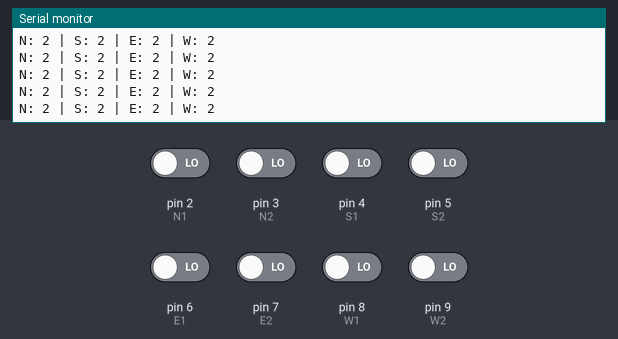
A sketch run on a simulated Arduino Uno, built with avr-gcc and run on an emulated ATmega328P. On the bench: the last lines printed to the serial monitor. The inputs (shaded band) are chosen by the test bench; at power-on: pin 2 (N1), pin 3 (N2), pin 4 (S1), pin 5 (S2), pin 6 (E1), pin 7 (E2), pin 8 (W1), pin 9 (W2) LOW.

Above: at 1.4 s.
1.5 s: pin 2 (N1) driven HIGH
At 1.71 s:
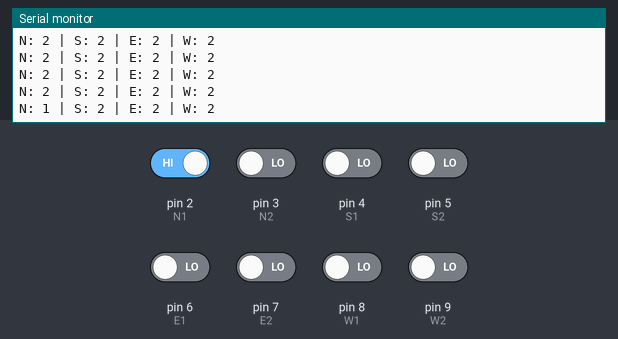
3.0 s: pin 3 (N2) driven HIGH
At 3.21 s:
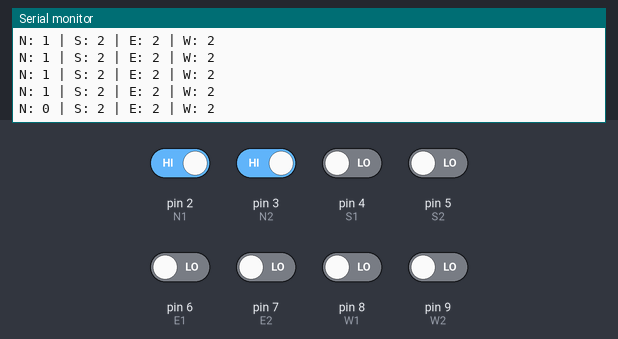
4.5 s: pin 4 (S1) driven HIGH
At 4.71 s:
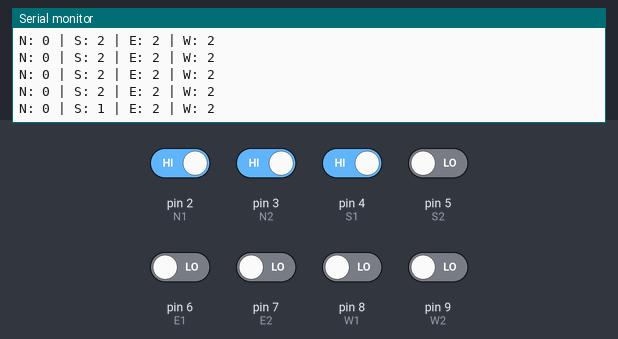
6.0 s: pin 5 (S2) driven HIGH
At 6.22 s:
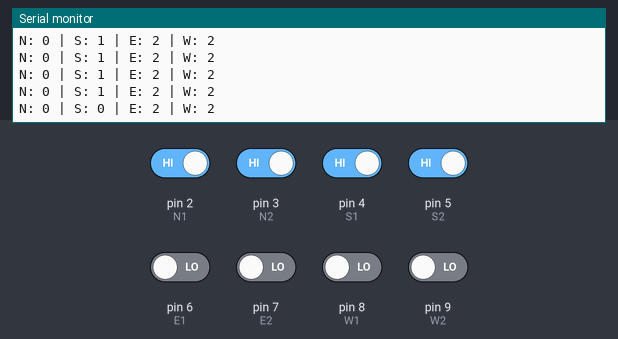
7.5 s: pin 6 (E1) driven HIGH
At 7.72 s:
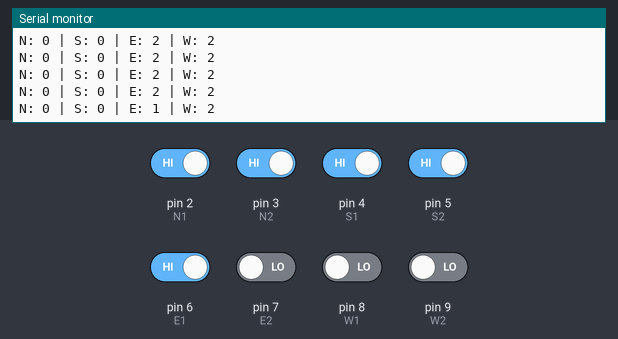
9.0 s: pin 7 (E2) driven HIGH
At 9.22 s:
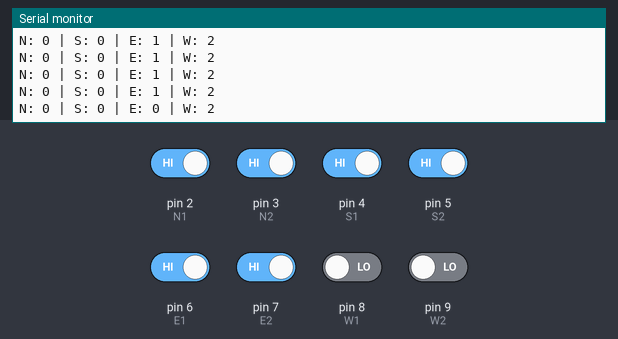
Timing chart, 0 to 11.5 s (numbered marks = the images above; inputs shaded):
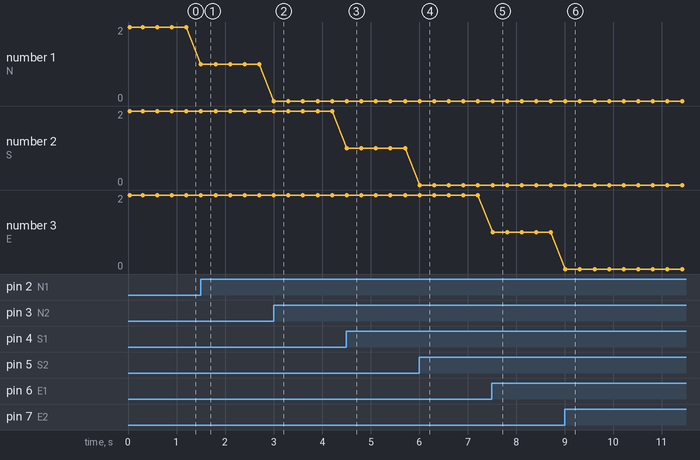

Measured:
- after the input at 1.5 s, the serial monitor: prints a new line at once (image 1)
- after the input at 3.0 s, the serial monitor: prints a new line at once (image 2)
- after the input at 4.5 s, the serial monitor: prints a new line at once (image 3)
- after the input at 6.0 s, the serial monitor: prints a new line at once (image 4)
- after the input at 7.5 s, the serial monitor: prints a new line at once (image 5)
- after the input at 9.0 s, the serial monitor: prints a new line at once (image 6)
- plotted number 1: 2 → 1 after the input at 1.5 s, 1 → 0 after the input at 3.0 s

The sketch:

sensor_controller.ino
```cpp
#include <Wire.h>

#define SLAVE_ADDRESS 8

// IR SENSOR PINS
const int N1 = 2;
const int N2 = 3;

const int S1 = 4;
const int S2 = 5;

const int E1 = 6;
const int E2 = 7;

const int W1 = 8;
const int W2 = 9;

byte northDensity = 0;
byte southDensity = 0;
byte eastDensity = 0;
byte westDensity = 0;


void setup() {

  Serial.begin(9600);

  pinMode(N1, INPUT);
  pinMode(N2, INPUT);

  pinMode(S1, INPUT);
  pinMode(S2, INPUT);

  pinMode(E1, INPUT);
  pinMode(E2, INPUT);

  pinMode(W1, INPUT);
  pinMode(W2, INPUT);

  Wire.begin(SLAVE_ADDRESS);
  Wire.onRequest(sendData);

  Serial.println("ARDUINO 2 - SENSOR + I2C READY");
}


void loop() {

  northDensity = getDensity(N1, N2);
  southDensity = getDensity(S1, S2);

  eastDensity = getDensity(E1, E2);
  westDensity = getDensity(W1, W2);


  Serial.print("N: ");
  Serial.print(northDensity);

  Serial.print(" | S: ");
  Serial.print(southDensity);

  Serial.print(" | E: ");
  Serial.print(eastDensity);

  Serial.print(" | W: ");
  Serial.println(westDensity);

  delay(300);
}


byte getDensity(int nearSensor, int farSensor) {

  bool nearDetected =
    (digitalRead(nearSensor) == LOW);

  bool farDetected =
    (digitalRead(farSensor) == LOW);


  if (!nearDetected && !farDetected)
    return 0;

  if (nearDetected && !farDetected)
    return 1;

  if (nearDetected && farDetected)
    return 2;

  return 1;
}


void sendData() {

  Wire.write(northDensity);
  Wire.write(southDensity);
  Wire.write(eastDensity);
  Wire.write(westDensity);
}
```
